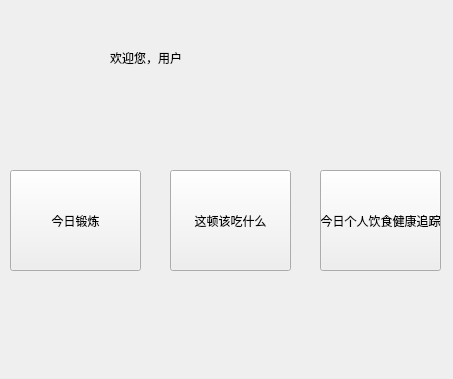
<?xml version="1.0" encoding="UTF-8"?>
<ui version="4.0">
 <class>MainPage</class>
 <widget class="QWidget" name="MainPage">
  <property name="geometry">
   <rect>
    <x>0</x>
    <y>0</y>
    <width>453</width>
    <height>379</height>
   </rect>
  </property>
  <property name="windowTitle">
   <string>Form</string>
  </property>
  <widget class="QLabel" name="label">
   <property name="geometry">
    <rect>
     <x>110</x>
     <y>50</y>
     <width>81</width>
     <height>16</height>
    </rect>
   </property>
   <property name="text">
    <string>欢迎您，用户</string>
   </property>
  </widget>
  <widget class="QPushButton" name="pushButton">
   <property name="geometry">
    <rect>
     <x>170</x>
     <y>170</y>
     <width>121</width>
     <height>101</height>
    </rect>
   </property>
   <property name="text">
    <string>这顿该吃什么</string>
   </property>
  </widget>
  <widget class="QPushButton" name="pushButton_2">
   <property name="geometry">
    <rect>
     <x>320</x>
     <y>170</y>
     <width>121</width>
     <height>101</height>
    </rect>
   </property>
   <property name="text">
    <string>今日个人饮食健康追踪</string>
   </property>
  </widget>
  <widget class="QLabel" name="userid">
   <property name="geometry">
    <rect>
     <x>190</x>
     <y>50</y>
     <width>54</width>
     <height>12</height>
    </rect>
   </property>
   <property name="text">
    <string/>
   </property>
  </widget>
  <widget class="QPushButton" name="pushButton_3">
   <property name="geometry">
    <rect>
     <x>10</x>
     <y>170</y>
     <width>131</width>
     <height>101</height>
    </rect>
   </property>
   <property name="text">
    <string>今日锻炼</string>
   </property>
  </widget>
 </widget>
 <resources/>
 <connections/>
</ui>
